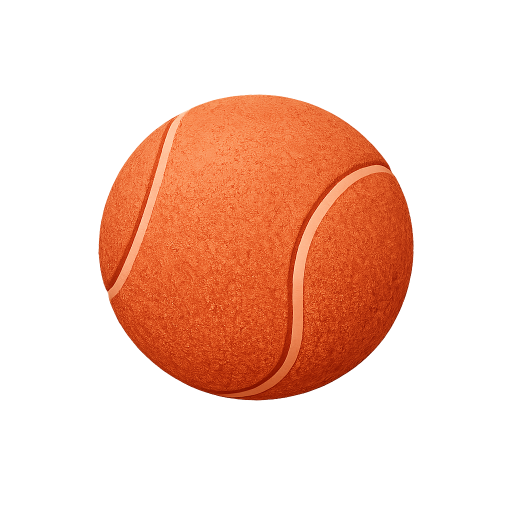
#> input picture assets/img/tennis-ball-clay.png, 1024 x 1024 px (shown at 1/2 size)
$ python prep_ball.py
#> lines starting #> are read from the running program, lines starting #| are printed output that depends on the picture; after the words box and inside, x2 and y2 are one past the last pixel; in counts of white or black regions, pixels touching at a corner belong together
"""Cut the rally ball out of assets/img/tennis-ball-clay.png as a clean circle (no baked-in glow).

    python Content/reel-7-course/src/prep_ball.py   ->   assets/ball.webp (360x360, alpha)

The master is a ball on a dark brown gradient with a glow baked in ("don't use it raw"). The ball sits at
(512, 496) in the 1024 px picture; the circle is cut 20 px inside its rim so no halo comes with it. The reel
draws its own glow (box-shadow) and shading, and rotates the circle so the seams turn.
"""
import pathlib

from PIL import Image, ImageDraw, ImageFilter

HERE = pathlib.Path(__file__).resolve().parent
ROOT = HERE.parents[2]
OUT = HERE.parent / "assets"
OUT.mkdir(exist_ok=True)

im = Image.open(ROOT / "assets/img/tennis-ball-clay.png").convert("RGB")
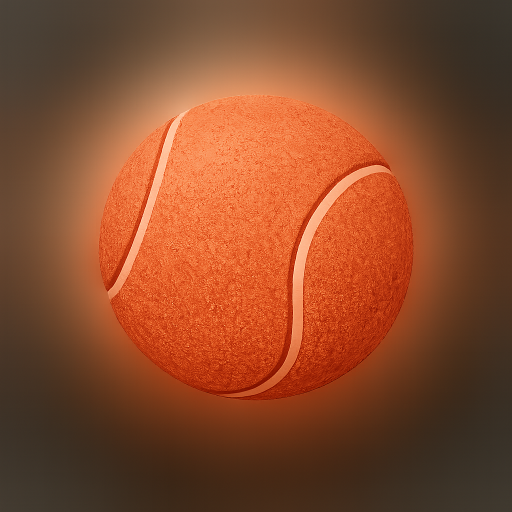
#> im: PIL image 1024x1024 RGB (shown at 1/2 size); mean R, G, B 135.5, 74.1, 43.5
cx, cy, rr = 512, 496, 294
crop = im.crop((cx - rr, cy - rr, cx + rr, cy + rr)).resize((360, 360), Image.LANCZOS)
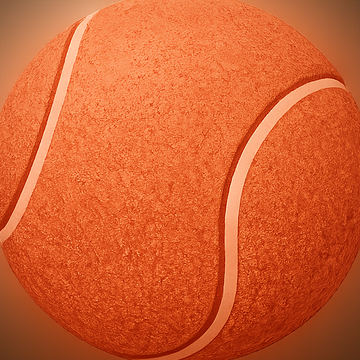
#> crop: PIL image 360x360 RGB; mean R, G, B 211.9, 95.5, 48.1
m = Image.new("L", (1440, 1440), 0)
#> m: PIL image 1440x1440 L; every value is 0
ImageDraw.Draw(m).ellipse((4, 4, 1436, 1436), fill=255)
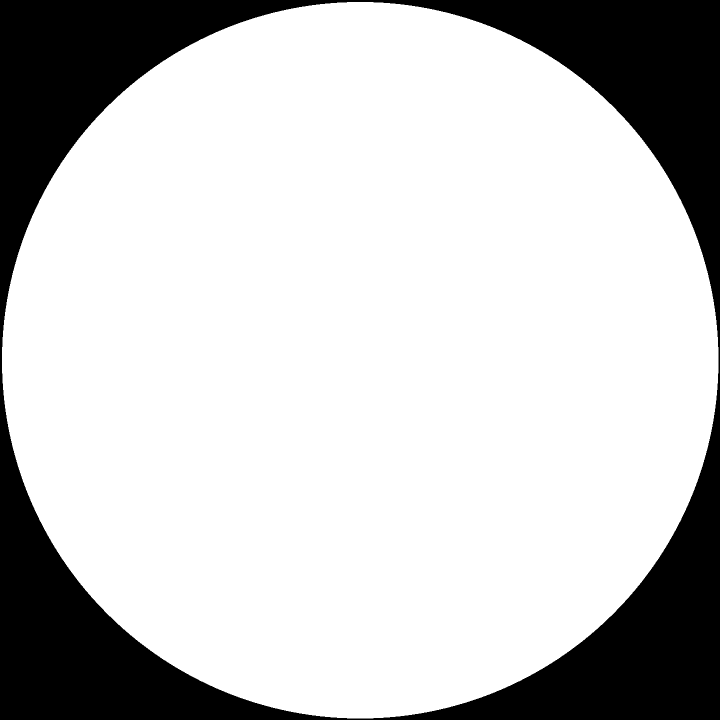
#> m: PIL image 1440x1440 L (shown at 1/2 size); 77.8% white; 1 black region, box (x1, y1, x2, y2) and area: (0, 0, 1440, 1440) 461031
crop.putalpha(m.resize((360, 360), Image.LANCZOS).filter(ImageFilter.GaussianBlur(0.8)))
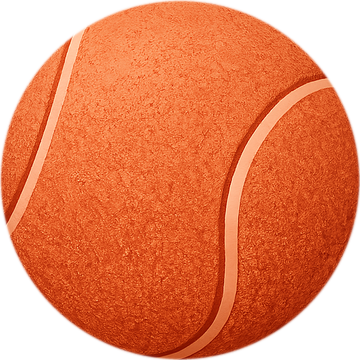
#> crop: PIL image 360x360 RGBA; mean R, G, B, A 211.9, 95.5, 48.1, 198.3; transparent parts drawn white
crop.save(OUT / "ball.webp", "WEBP", quality=88, method=6)
#> (the run stopped early here; a loop or call above may not have finished)
